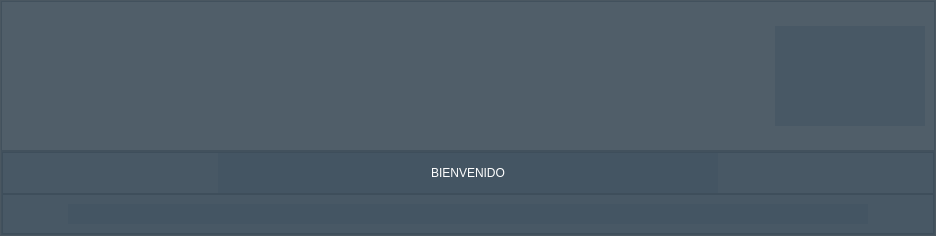
            <widget class="QWidget" name="page_Inicio">
             <property name="styleSheet">
              <string notr="true">background-color:rgba(27, 38, 47,100);</string>
             </property>
             <layout class="QHBoxLayout" name="horizontalLayout_12" stretch="0">
              <property name="spacing">
               <number>0</number>
              </property>
              <property name="leftMargin">
               <number>0</number>
              </property>
              <property name="topMargin">
               <number>0</number>
              </property>
              <property name="rightMargin">
               <number>0</number>
              </property>
              <property name="bottomMargin">
               <number>0</number>
              </property>
              <item>
               <widget class="QFrame" name="frame">
                <property name="styleSheet">
                 <string notr="true">background-color: rgba(61, 80, 95,100);</string>
                </property>
                <property name="frameShape">
                 <enum>QFrame::StyledPanel</enum>
                </property>
                <property name="frameShadow">
                 <enum>QFrame::Raised</enum>
                </property>
                <layout class="QVBoxLayout" name="verticalLayout_12" stretch="1,8">
                 <property name="spacing">
                  <number>0</number>
                 </property>
                 <property name="leftMargin">
                  <number>0</number>
                 </property>
                 <property name="topMargin">
                  <number>0</number>
                 </property>
                 <property name="rightMargin">
                  <number>0</number>
                 </property>
                 <property name="bottomMargin">
                  <number>0</number>
                 </property>
                 <item>
                  <widget class="QFrame" name="frame_2">
                   <property name="minimumSize">
                    <size>
                     <width>0</width>
                     <height>150</height>
                    </size>
                   </property>
                   <property name="maximumSize">
                    <size>
                     <width>16777215</width>
                     <height>150</height>
                    </size>
                   </property>
                   <property name="styleSheet">
                    <string notr="true">background-color: rgba(61, 80, 95,100);</string>
                   </property>
                   <property name="frameShape">
                    <enum>QFrame::StyledPanel</enum>
                   </property>
                   <property name="frameShadow">
                    <enum>QFrame::Raised</enum>
                   </property>
                   <layout class="QHBoxLayout" name="horizontalLayout_13">
                    <item>
                     <spacer name="horizontalSpacer">
                      <property name="orientation">
                       <enum>Qt::Horizontal</enum>
                      </property>
                      <property name="sizeHint" stdset="0">
                       <size>
                        <width>756</width>
                        <height>123</height>
                       </size>
                      </property>
                     </spacer>
                    </item>
                    <item>
                     <widget class="QLabel" name="label_8">
                      <property name="minimumSize">
                       <size>
                        <width>150</width>
                        <height>100</height>
                       </size>
                      </property>
                      <property name="maximumSize">
                       <size>
                        <width>150</width>
                        <height>100</height>
                       </size>
                      </property>
                      <property name="text">
                       <string/>
                      </property>
                      <property name="pixmap">
                       <pixmap resource="recursos.qrc">:/iconos/imagenes/inen.ico</pixmap>
                      </property>
                      <property name="scaledContents">
                       <bool>true</bool>
                      </property>
                     </widget>
                    </item>
                   </layout>
                  </widget>
                 </item>
                 <item>
                  <widget class="QFrame" name="frame_3">
                   <property name="styleSheet">
                    <string notr="true">background-color: rgba(61, 80, 95,100);</string>
                   </property>
                   <property name="frameShape">
                    <enum>QFrame::StyledPanel</enum>
                   </property>
                   <property name="frameShadow">
                    <enum>QFrame::Raised</enum>
                   </property>
                   <layout class="QVBoxLayout" name="verticalLayout_2" stretch="1,8">
                    <property name="spacing">
                     <number>0</number>
                    </property>
                    <property name="leftMargin">
                     <number>0</number>
                    </property>
                    <property name="topMargin">
                     <number>0</number>
                    </property>
                    <property name="rightMargin">
                     <number>0</number>
                    </property>
                    <property name="bottomMargin">
                     <number>0</number>
                    </property>
                    <item>
                     <widget class="QFrame" name="frame_4">
                      <property name="styleSheet">
                       <string notr="true">background-color: rgba(61, 80, 95,100);</string>
                      </property>
                      <property name="frameShape">
                       <enum>QFrame::StyledPanel</enum>
                      </property>
                      <property name="frameShadow">
                       <enum>QFrame::Raised</enum>
                      </property>
                      <layout class="QHBoxLayout" name="horizontalLayout_14" stretch="0,0,0">
                       <property name="spacing">
                        <number>0</number>
                       </property>
                       <property name="leftMargin">
                        <number>0</number>
                       </property>
                       <property name="topMargin">
                        <number>0</number>
                       </property>
                       <property name="rightMargin">
                        <number>0</number>
                       </property>
                       <property name="bottomMargin">
                        <number>0</number>
                       </property>
                       <item>
                        <spacer name="horizontalSpacer_15">
                         <property name="orientation">
                          <enum>Qt::Horizontal</enum>
                         </property>
                         <property name="sizeHint" stdset="0">
                          <size>
                           <width>215</width>
                           <height>20</height>
                          </size>
                         </property>
                        </spacer>
                       </item>
                       <item>
                        <widget class="QLabel" name="label_9">
                         <property name="minimumSize">
                          <size>
                           <width>500</width>
                           <height>40</height>
                          </size>
                         </property>
                         <property name="maximumSize">
                          <size>
                           <width>500</width>
                           <height>40</height>
                          </size>
                         </property>
                         <property name="styleSheet">
                          <string notr="true">font:87  italic 30pt &quot;Arial&quot;;

color: rgb(255, 255, 255);
	background-color: rgba(61, 80, 95,100);</string>
                         </property>
                         <property name="text">
                          <string>BIENVENIDO</string>
                         </property>
                         <property name="alignment">
                          <set>Qt::AlignCenter</set>
                         </property>
                        </widget>
                       </item>
                       <item>
                        <spacer name="horizontalSpacer_16">
                         <property name="orientation">
                          <enum>Qt::Horizontal</enum>
                         </property>
                         <property name="sizeHint" stdset="0">
                          <size>
                           <width>215</width>
                           <height>20</height>
                          </size>
                         </property>
                        </spacer>
                       </item>
                      </layout>
                     </widget>
                    </item>
                    <item>
                     <widget class="QFrame" name="frame_5">
                      <property name="styleSheet">
                       <string notr="true">background-color: rgba(61, 80, 95,100);</string>
                      </property>
                      <property name="frameShape">
                       <enum>QFrame::StyledPanel</enum>
                      </property>
                      <property name="frameShadow">
                       <enum>QFrame::Raised</enum>
                      </property>
                      <layout class="QHBoxLayout" name="horizontalLayout_15">
                       <item>
                        <spacer name="horizontalSpacer_14">
                         <property name="orientation">
                          <enum>Qt::Horizontal</enum>
                         </property>
                         <property name="sizeHint" stdset="0">
                          <size>
                           <width>47</width>
                           <height>20</height>
                          </size>
                         </property>
                        </spacer>
                       </item>
                       <item>
                        <widget class="QLabel" name="label_10">
                         <property name="minimumSize">
                          <size>
                           <width>800</width>
                           <height>0</height>
                          </size>
                         </property>
                         <property name="maximumSize">
                          <size>
                           <width>800</width>
                           <height>16777215</height>
                          </size>
                         </property>
                         <property name="text">
                          <string/>
                         </property>
                         <property name="pixmap">
                          <pixmap resource="recursos.qrc">:/iconos/imagenes/icono.ico</pixmap>
                         </property>
                         <property name="scaledContents">
                          <bool>true</bool>
                         </property>
                         <property name="alignment">
                          <set>Qt::AlignHCenter|Qt::AlignTop</set>
                         </property>
                        </widget>
                       </item>
                       <item>
                        <spacer name="horizontalSpacer_17">
                         <property name="orientation">
                          <enum>Qt::Horizontal</enum>
                         </property>
                         <property name="sizeHint" stdset="0">
                          <size>
                           <width>47</width>
                           <height>20</height>
                          </size>
                         </property>
                        </spacer>
                       </item>
                      </layout>
                     </widget>
                    </item>
                   </layout>
                  </widget>
                 </item>
                </layout>
               </widget>
              </item>
             </layout>
            </widget>
